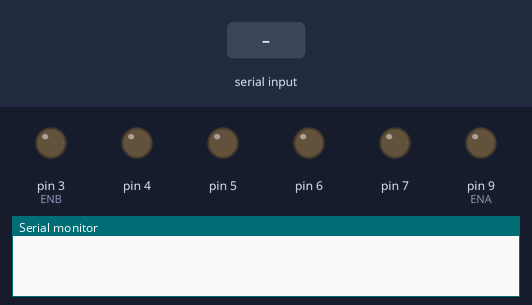
The sketch below on a simulated Arduino Uno, built with avr-gcc and run on an emulated ATmega328P. Parts: output pins drawn as LEDs (lit = HIGH), the last lines printed to the serial monitor. Inputs (shaded band) come from the test bench.

Above: at 1.2 s.
1.3 s: "I" received over the second serial link
At 2.1 s:
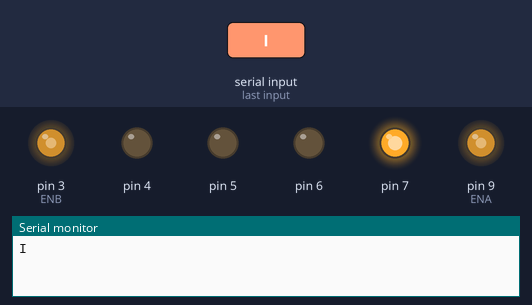
2.8 s: "H" received over the second serial link
At 3.2 s:
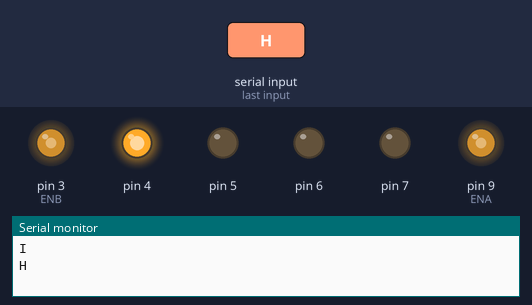
4.3 s: "J" received over the second serial link
At 5.5 s:
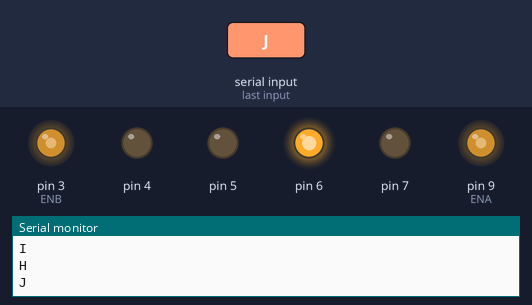
5.8 s: "S" received over the second serial link
At 6.7 s:
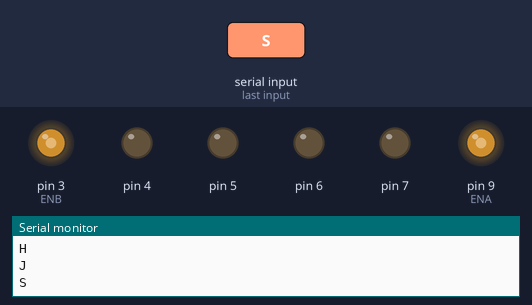
7.3 s: "90,45\n" received over the second serial link
At 7.9 s:
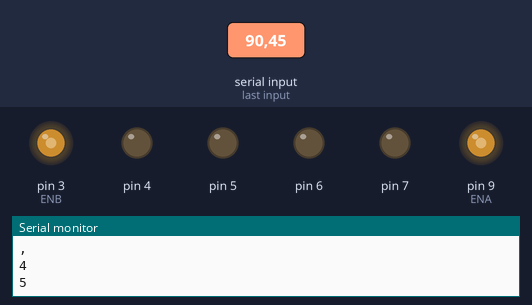
8.8 s: "F90\n" received over the second serial link
At 10.2 s:
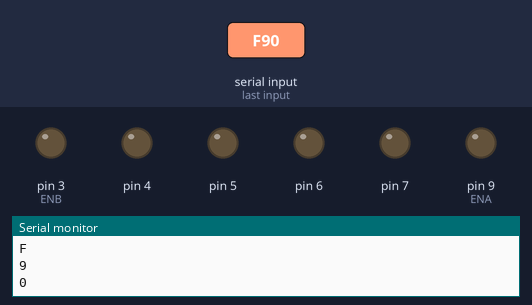
Timing chart, 0 to 11.3 s (numbered marks = the images above; inputs shaded):
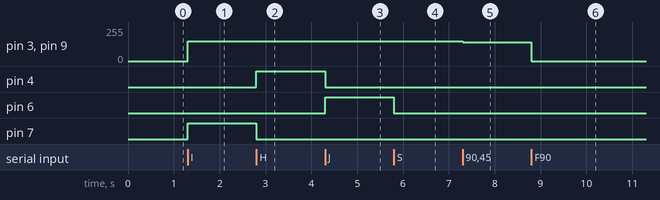

The sketch:

arduinocar.ino
```cpp
#include <SoftwareSerial.h>

SoftwareSerial BT(10, 11); // TX is only needed because arduino is not seding data's back to phone

char data;
int speedValue = 150; // default speed (0–255)

void setup() {
  BT.begin(115200);   // your working baud rate default baud rate is 9600
  Serial.begin(115200);  // i am using 115200

  pinMode(7, OUTPUT);
  pinMode(6, OUTPUT);
  pinMode(5, OUTPUT);
  pinMode(4, OUTPUT);

  pinMode(9, OUTPUT); // ENA
  pinMode(3, OUTPUT); // ENB
}

void loop() {

  if (BT.available()) {
    data = BT.read();
    Serial.println(data);

    // SPEED CONTROL (0–9 from app)
    if (data >= '0' && data <= '9') {
      speedValue = map(data - '0', 0, 9, 0, 255);
    }

    // Apply speed
    analogWrite(9, speedValue);
    analogWrite(3, speedValue);

    // STOP first
    digitalWrite(7, LOW);
    digitalWrite(6, LOW);
    digitalWrite(5, LOW);
    digitalWrite(4, LOW);

    switch (data) {

      case 'F': // Forward
        digitalWrite(7, HIGH);
        digitalWrite(6, LOW);
        digitalWrite(5, HIGH);
        digitalWrite(4, LOW);
        break;

      case 'B': // Backward
        digitalWrite(7, LOW);
        digitalWrite(6, HIGH);
        digitalWrite(5, LOW);
        digitalWrite(4, HIGH);
        break;

      case 'L': // Left
        digitalWrite(7, LOW);
        digitalWrite(6, HIGH);
        digitalWrite(5, HIGH);
        digitalWrite(4, LOW);
        break;

      case 'R': // Right
        digitalWrite(7, HIGH);
        digitalWrite(6, LOW);
        digitalWrite(5, LOW);
        digitalWrite(4, HIGH);
        break;

      case 'G': // Forward Left
        digitalWrite(7, LOW);
        digitalWrite(6, LOW);
        digitalWrite(5, HIGH);
        digitalWrite(4, LOW);
        break;

      case 'I': // Forward Right
        digitalWrite(7, HIGH);
        digitalWrite(6, LOW);
        digitalWrite(5, LOW);
        digitalWrite(4, LOW);
        break;

      case 'H': // Backward Left
        digitalWrite(7, LOW);
        digitalWrite(6, LOW);
        digitalWrite(5, LOW);
        digitalWrite(4, HIGH);
        break;

      case 'J': // Backward Right
        digitalWrite(7, LOW);
        digitalWrite(6, HIGH);
        digitalWrite(5, LOW);
        digitalWrite(4, LOW);
        break;

      case 'S': // Stop
        break;
    }
  }
}
```

Measured:
- after the input at 1.3 s, pin 3 (ENB), pin 9 (ENA): 0/255 → 150/255 at once; pin 7: LOW → HIGH at once
- after the input at 2.8 s, pin 4: LOW → HIGH at once; pin 7: HIGH → LOW at once
- after the input at 4.3 s, pin 4: HIGH → LOW at once; pin 6: LOW → HIGH at once
- after the input at 5.8 s, pin 6: HIGH → LOW at once
- after the input at 7.3 s, pin 3 (ENB), pin 9 (ENA): 150/255 → 141/255 at once
- after the input at 8.8 s, pin 3 (ENB), pin 9 (ENA): 141/255 → 0/255 at once
